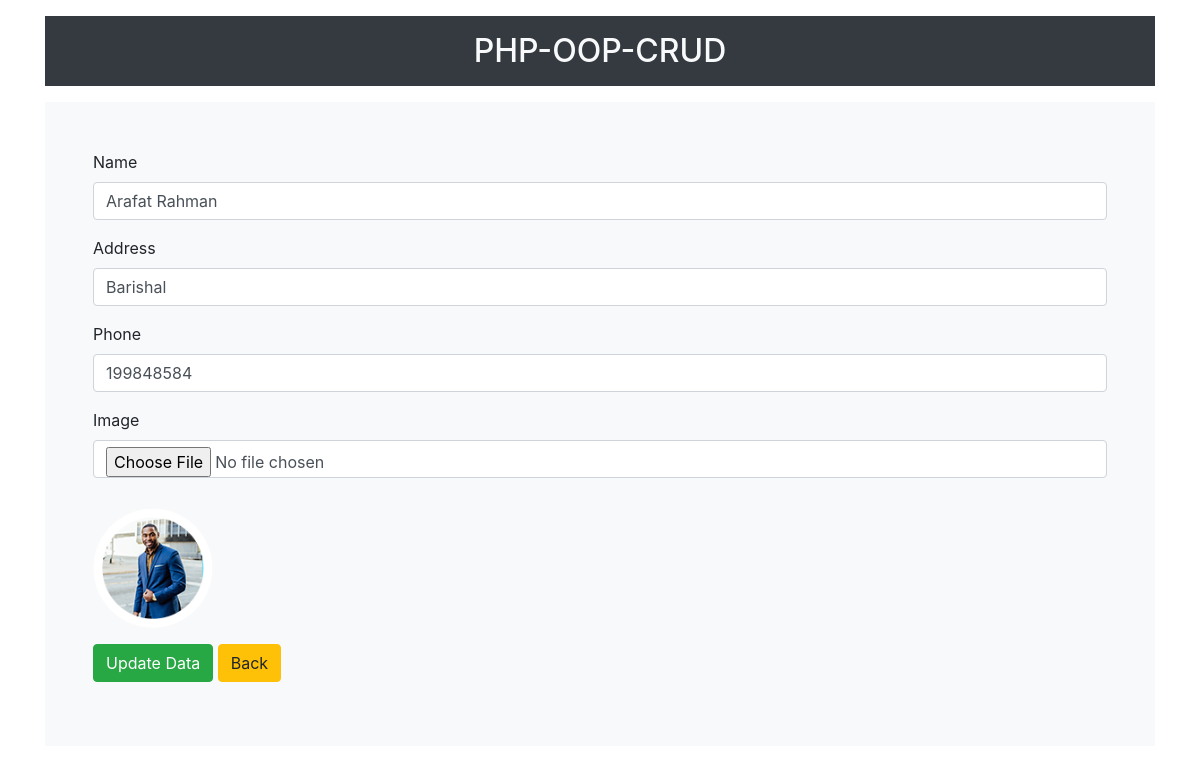
Page /edit.php?status=edit&&id=4 on the committed database.
### tables this page shows
CREATE TABLE `user_info` (
  `id` int(11) NOT NULL,
  `name` varchar(55) NOT NULL,
  `address` varchar(255) NOT NULL,
  `phone` int(15) NOT NULL,
  `image` varchar(100) NOT NULL
);

### Class/adminBack.php (called while the page is built, shortened)
<?php
		class adminBack{
		private $conn;
		 function __construct(){
			$dbhost = "localhost";
			$dbuser = "root";
			$dbpass = "";
			$dbname = "php-oop-crud";
			$this->conn = mysqli_connect($dbhost,$dbuser,$dbpass,$dbname);
		}
		function edit_data($edit_id){
		$query = "SELECT * FROM user_info WHERE id='$edit_id'";
			if ($data =mysqli_query($this->conn,$query)) {
				return $data;
			}
		}
	}
 ?>

### edit.php (the view, shortened to what this page needs)
<?php
	include("Class/adminBack.php");
	$obj = new adminBack();
	if (isset($_GET['status'])) {
		$get_id = $_GET['id'];
		if ($_GET['status']=='edit') {
			$data = $obj->edit_data($get_id);
			$edit_values = array();
			while($edited = mysqli_fetch_array($data)){
				$edit_values[]=$edited;
			}
		}
	}
 ?>
<?php include('includes/header.php'); ?>
<div class="container">
	<h2 class="text-center text-light p-3 my-3 bg-dark">PHP-OOP-CRUD</h2>
</div>
<div class="container">
	<form action="" method="POST" class="form bg-light p-5" enctype="multipart/form-data">
		  			<?php
						foreach($edit_values as $values)
					 ?>
		<div>
			<div class="form-group">
				<label for="name">Name </label>
				<input type="text" name="name" placeholder="Enter Name" class="form-control" required
					value="<?php echo $values['name']; ?>">
			</div>
			<div class="form-group ">
				<label for="name">Address </label>
				<input type="text" name="address" placeholder="Enter Address" class="form-control" required
					value="<?php echo $values['address']; ?>">
			</div>
			<div class="form-group">
				<label for="name">Phone </label>
				<input type="number" name="phone" placeholder="Enter Phone" class="form-control" required
					value="<?php echo $values['phone']; ?>">
			</div>
			<div class="form-group">
				<label for="name">Image </label>
				<input type="file" name="files" class="form-control" required>
				<img src="upload/<?php echo $values['image'] ?> " alt="image" width="120px"
					style="border-radius: 50%; height: 120px; margin-top: 30px;">
			</div>
			<div class="form-group">
				<input class="btn btn-success" type="submit" value="Update Data" id="submit-button"
					name="update-button">
				<a href="index.php" type="button" class="btn btn-warning" data-dismiss="modal">Back</a href="index.php">
			</div>
		</div>
	</form>
</div>
<?php include('includes/footer.php'); ?>

### rows in the picture
user_info: name "Arafat Rahman", address "Barishal", phone "199848584", image (picture)
